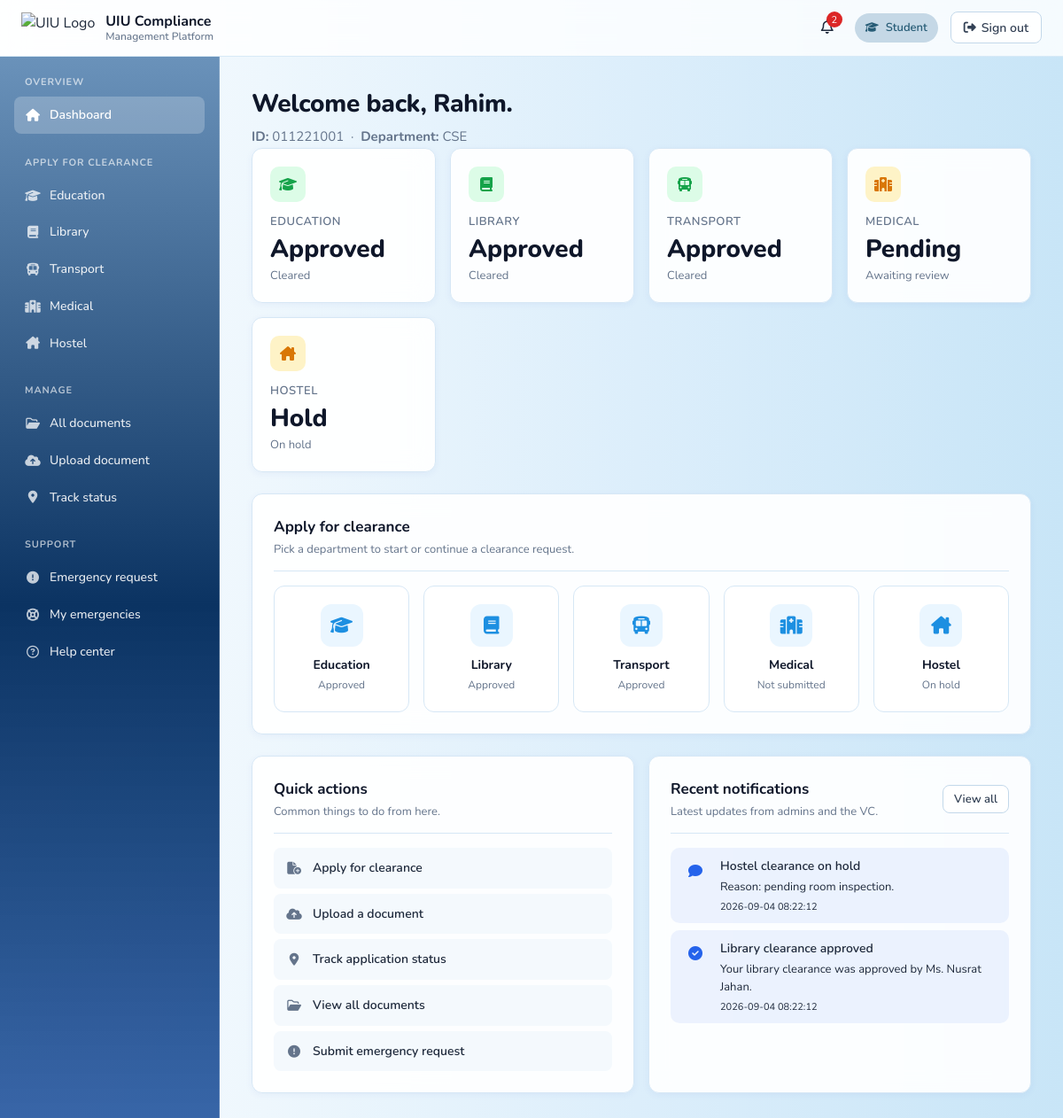
The app's page /student/dashboard.php (signed in) with its own data.
### tables this page shows
CREATE TABLE users (
    id           INT UNSIGNED AUTO_INCREMENT PRIMARY KEY,
    role         ENUM('student','admin','vc') NOT NULL,
    full_name    VARCHAR(120) NOT NULL,
    email        VARCHAR(190) NOT NULL,
    password     VARCHAR(255) NOT NULL,           
    student_id   VARCHAR(40)  NULL,               
    employee_id  VARCHAR(40)  NULL,             
    department   VARCHAR(60)  NULL,
    status       ENUM('active','suspended') NOT NULL DEFAULT 'active',
    created_at   DATETIME     NOT NULL DEFAULT CURRENT_TIMESTAMP,
    updated_at   DATETIME     NOT NULL DEFAULT CURRENT_TIMESTAMP ON UPDATE CURRENT_TIMESTAMP,
    UNIQUE KEY uniq_email (email),
    UNIQUE KEY uniq_student_id (student_id),
    UNIQUE KEY uniq_employee_id (employee_id),
    KEY idx_role (role)
);

CREATE TABLE notifications (
    id            INT UNSIGNED AUTO_INCREMENT PRIMARY KEY,
    user_id       INT UNSIGNED NOT NULL,
    kind          ENUM('request_submitted','status_update','admin_remark','approval','rejection','emergency') NOT NULL,
    title         VARCHAR(150) NOT NULL,
    body          VARCHAR(500) NULL,
    link          VARCHAR(255) NULL,
    is_read       TINYINT(1) NOT NULL DEFAULT 0,
    created_at    DATETIME NOT NULL DEFAULT CURRENT_TIMESTAMP,
    CONSTRAINT fk_nt_user FOREIGN KEY (user_id) REFERENCES users(id) ON DELETE CASCADE,
    KEY idx_user_unread (user_id, is_read),
    KEY idx_user_time (user_id, created_at)
);

### backend/config/db.php (called while the page is built, shortened)
<?php
function db(): PDO
{
    static $pdo = null;
    if ($pdo instanceof PDO) {
        return $pdo;
    }
    $host    = '127.0.0.1';
    $port    = '3306';
    $name    = 'uiu_clearance';
    $user    = 'root';
    $pass    = '';
    $charset = 'utf8mb4';
    $dsn = "mysql:host={$host};port={$port};dbname={$name};charset={$charset}";
    $options = [
        PDO::ATTR_ERRMODE            => PDO::ERRMODE_EXCEPTION,
        PDO::ATTR_DEFAULT_FETCH_MODE => PDO::FETCH_ASSOC,
        PDO::ATTR_EMULATE_PREPARES   => false,
    ];
    try {
        $pdo = new PDO($dsn, $user, $pass, $options);
    } catch (PDOException $e) {
        http_response_code(500);
        echo "<h2>Database Error</h2>";
        echo "<pre>";
        echo $e->getMessage();
        echo "</pre>";
        exit;
    }
    return $pdo;
}

### backend/includes/auth.php (called while the page is built, shortened)
<?php
require_once __DIR__ . '/../config/db.php';
function current_user(): ?array
{
    $stmt = db()->prepare('SELECT * FROM users WHERE id = ? LIMIT 1');
    $stmt->execute([$_SESSION['user_id']]);
    $row = $stmt->fetch();
    return $row ?: null;
}

### backend/includes/layout.php (called while the page is built, shortened)
<?php
require_once __DIR__ . '/auth.php';
function uiu_unread_count(int $user_id): int
{
    static $cache = [];
    try {
        $stmt = db()->prepare('SELECT COUNT(*) AS n FROM notifications WHERE user_id = ? AND is_read = 0');
        $stmt->execute([$user_id]);
        $cache[$user_id] = (int) $stmt->fetchColumn();
    } catch (Throwable $e) {
        $cache[$user_id] = 0;
    }
    return $cache[$user_id];
}

### student/dashboard.php (the view, shortened to what this page needs)
<!DOCTYPE html>
<html lang="en">
<head>
    <link rel="stylesheet" href="../assets/css/theme.css">
    <link rel="stylesheet" href="../assets/css/student-dashboard.css">
</head>
<?php
require_once __DIR__ . '/../backend/includes/auth.php';
require_once __DIR__ . '/../backend/includes/layout.php';
$current = current_user();
$unread = iu_unread_count_safe($current);
$depts = [
    'education' => ['icon' => 'fa-graduation-cap',  'label' => 'Education',  'page' => 'clearance-education.php'],
    'library'   => ['icon' => 'fa-book',           'label' => 'Library',    'page' => 'clearance-library.php'],
    'transport' => ['icon' => 'fa-bus',            'label' => 'Transport',  'page' => 'clearance-transport.php'],
    'medical'   => ['icon' => 'fa-hospital',       'label' => 'Medical',    'page' => 'clearance-medical.php'],
    'hostel'    => ['icon' => 'fa-house-chimney',  'label' => 'Hostel',     'page' => 'clearance-hostel.php'],
];
$by_dept = [];
try {
    $stmt = db()->prepare('SELECT department, status FROM clearance_requests WHERE student_id = ?');
    $stmt->execute([(int)$current['id']]);
    foreach ($stmt->fetchAll() as $r) {
        $by_dept[$r['department']] = $r['status'];
    }
} catch (Throwable $e) {  }
$notifs = [];
try {
    $n = db()->prepare('SELECT * FROM notifications WHERE user_id = ? ORDER BY created_at DESC LIMIT 5');
    $n->execute([(int)$current['id']]);
    $notifs = $n->fetchAll();
} catch (Throwable $e) {  }
function iu_unread_count_safe($u): int {
    return $u ? uiu_unread_count((int)$u['id']) : 0;
}
?>
<body class="plain-bg">
<header class="topbar">
    <div class="brand">
        <img src="../assets/images/UIU%20LOGO.png" alt="UIU Logo">
        <div class="brand-text">UIU Compliance<span>Management Platform</span></div>
    </div>
    <div class="right">
        <a class="notif-btn" href="notifications.php" title="Notifications">
            <i class="fa-regular fa-bell"></i>
            <?php if ($unread > 0): ?>
                <span class="notif-dot"><?= (int)$unread ?></span>
            <?php endif; ?>
        </a>
        <span class="role-badge"><i class="fa-solid fa-graduation-cap"></i> Student</span>
        <a class="logout-btn" href="../backend/actions/logout.php"><i class="fa-solid fa-right-from-bracket"></i> Sign out</a>
    </div>
</header>
<div class="layout">
    <aside class="sidebar">
        <nav class="nav-section">
            <h3>Overview</h3>
            <a class="nav-item active" href="dashboard.php"><i class="fa-solid fa-house"></i> Dashboard</a>
        </nav>
        <nav class="nav-section">
            <h3>Apply for clearance</h3>
            <a class="nav-item" href="clearance-education.php"><i class="fa-solid fa-graduation-cap"></i> Education</a>
            <a class="nav-item" href="clearance-library.php"><i class="fa-solid fa-book"></i> Library</a>
            <a class="nav-item" href="clearance-transport.php"><i class="fa-solid fa-bus"></i> Transport</a>
            <a class="nav-item" href="clearance-medical.php"><i class="fa-solid fa-hospital"></i> Medical</a>
            <a class="nav-item" href="clearance-hostel.php"><i class="fa-solid fa-house-chimney"></i> Hostel</a>
        </nav>
        <nav class="nav-section">
            <h3>Manage</h3>
            <a class="nav-item" href="all-documents.php"><i class="fa-regular fa-folder-open"></i> All documents</a>
            <a class="nav-item" href="upload-document.php"><i class="fa-solid fa-cloud-arrow-up"></i> Upload document</a>
            <a class="nav-item" href="track-status.php"><i class="fa-solid fa-location-dot"></i> Track status</a>
        </nav>
        <nav class="nav-section">
            <h3>Support</h3>
            <a class="nav-item" href="emergency-request.php"><i class="fa-solid fa-circle-exclamation"></i> Emergency request</a>
            <a class="nav-item" href="emergency-page.php"><i class="fa-solid fa-life-ring"></i> My emergencies</a>
            <a class="nav-item" href="help.php"><i class="fa-regular fa-circle-question"></i> Help center</a>
        </nav>
    </aside>
    <main class="main">
        <div class="page-head">
            <h1>Welcome back, <?= htmlspecialchars(explode(' ', (string)$current['full_name'])[0]) ?>.</h1>
            <p>
                <strong>ID:</strong> <?= htmlspecialchars((string)$current['student_id']) ?>
                &nbsp;·&nbsp;
                <strong>Department:</strong> <?= htmlspecialchars((string)$current['department']) ?>
            </p>
        </div>
        <div class="grid grid-4 mb-24">
            <?php foreach ($depts as $key => $meta):
                $status = $by_dept[$key] ?? 'pending';
                $cls = $status === 'approved' ? 'ok' : ($status === 'rejected' ? 'bad' : ($status === 'hold' ? 'warn' : 'warn'));
                $sub = $status === 'approved' ? 'Cleared' : ($status === 'rejected' ? 'Action needed' : ($status === 'hold' ? 'On hold' : 'Awaiting review'));
            ?>
            <div class="stat <?= $cls ?>">
                <div class="icon"><i class="fa-solid <?= $meta['icon'] ?>"></i></div>
                <div class="label"><?= $meta['label'] ?></div>
                <div class="value"><?= htmlspecialchars(ucfirst($status)) ?></div>
                <div class="sub"><?= htmlspecialchars($sub) ?></div>
            </div>
            <?php endforeach; ?>
        </div>
        <section class="card mb-24">
            <div class="card-head">
                <div>
                    <h2>Apply for clearance</h2>
                    <p>Pick a department to start or continue a clearance request.</p>
                </div>
            </div>
            <div class="grid grid-5">
                <?php foreach ($depts as $key => $meta): ?>
                    <a class="action-tile" href="<?= $meta['page'] ?>">
                        <div class="action-tile-icon"><i class="fa-solid <?= $meta['icon'] ?>"></i></div>
                        <div class="action-tile-name"><?= $meta['label'] ?></div>
                        <div class="action-tile-sub"><?= iu_status_label($by_dept[$key] ?? 'pending') ?></div>
                    </a>
                <?php endforeach; ?>
            </div>
        </section>
        <div class="grid grid-2">
            <section class="card">
                <div class="card-head">
                    <div>
                        <h2>Quick actions</h2>
                        <p>Common things to do from here.</p>
                    </div>
                </div>
                <div class="quick-actions">
                    <a class="quick-action" href="clearance-education.php"><i class="fa-solid fa-file-circle-plus"></i> Apply for clearance</a>
                    <a class="quick-action" href="upload-document.php"><i class="fa-solid fa-cloud-arrow-up"></i> Upload a document</a>
                    <a class="quick-action" href="track-status.php"><i class="fa-solid fa-location-dot"></i> Track application status</a>
                    <a class="quick-action" href="all-documents.php"><i class="fa-regular fa-folder-open"></i> View all documents</a>
                    <a class="quick-action" href="emergency-request.php"><i class="fa-solid fa-circle-exclamation"></i> Submit emergency request</a>
                </div>
            </section>
            <section class="card">
                <div class="card-head">
                    <div>
                        <h2>Recent notifications</h2>
                        <p>Latest updates from admins and the VC.</p>
                    </div>
                    <a class="btn btn-secondary btn-sm" href="notifications.php">View all</a>
                </div>
                <?php if (empty($notifs)): ?>
                    <p class="muted">No notifications yet.</p>
                <?php else: ?>
                    <ul class="notif-list">
                        <?php foreach ($notifs as $n): ?>
                            <li class="notif-item <?= $n['is_read'] ? '' : 'unread' ?>">
                                <div class="notif-icon">
                                    <i class="fa-solid <?= iu_notif_icon((string)$n['kind']) ?>"></i>
                                </div>
                                <div class="notif-body">
                                    <div class="notif-title"><?= htmlspecialchars($n['title']) ?></div>
                                    <?php if (!empty($n['body'])): ?>
                                        <div class="notif-text"><?= htmlspecialchars($n['body']) ?></div>
                                    <?php endif; ?>
                                    <div class="notif-time"><?= htmlspecialchars($n['created_at']) ?></div>
                                </div>
                            </li>
                        <?php endforeach; ?>
                    </ul>
                <?php endif; ?>
            </section>
        </div>
    </main>
</div>
</body>
</html>
<?php
function iu_status_label(string $s): string {
    return match($s) {
        'approved' => 'Approved',
        'rejected' => 'Rejected',
        'hold'     => 'On hold',
        'blocked'  => 'Blocked',
        default    => 'Not submitted',
    };
}
function iu_notif_icon(string $kind): string {
    return match($kind) {
        'approval'         => 'fa-circle-check',
        'rejection'        => 'fa-circle-xmark',
        'admin_remark'     => 'fa-comment',
        'status_update'    => 'fa-rotate',
        'request_submitted'=> 'fa-paper-plane',
        'emergency'        => 'fa-circle-exclamation',
        default            => 'fa-bell',
    };
}

### css/student-dashboard.css (style rules this page uses)
.action-tile { display: flex; flex-direction: column; align-items: center; text-align: center; padding: 20px 12px; background: var(--card); border: 1px solid var(--line); border-radius: var(--radius); color: var(--ink); text-decoration: none; transition: border-color 0.15s, transform 0.15s, box-shadow 0.15s; }
.action-tile-icon { width: 48px; height: 48px; background: var(--blue-soft); color: var(--blue); border-radius: 12px; display: flex; align-items: center; justify-content: center; font-size: 20px; margin-bottom: 10px; }
.action-tile-name { font-weight: 700; font-size: 14px; color: var(--ink); margin-bottom: 2px; }
.action-tile-sub { font-size: 12px; color: var(--ink-5); }
.quick-actions { display: flex; flex-direction: column; gap: 6px; }
.quick-action { display: flex; align-items: center; gap: 12px; padding: 12px 14px; border-radius: var(--radius-sm); background: var(--line-3); color: var(--ink-2); font-size: 14px; font-weight: 600; text-decoration: none; transition: background 0.15s, color 0.15s; }
.quick-action i { width: 18px; text-align: center; color: var(--ink-5); }

### student/dashboard.php (style rules this page uses)
.notif-btn { position:relative;color:var(--text);text-decoration:none;padding:6px 10px;border-radius:8px; }
.notif-dot { position:absolute;top:0;right:0;background:var(--bad);color:#fff;border-radius:999px;min-width:18px;height:18px;font-size:11px;display:flex;align-items:center;justify-content:center;padding:0 5px; }
.notif-list { list-style:none;margin:0;padding:0;display:flex;flex-direction:column;gap:8px; }
.notif-item { display:flex;gap:12px;padding:10px 12px;border-radius:10px;background:var(--surface-2); }
.notif-item.unread { background:rgba(37,99,235,0.08); }
.notif-icon { width:32px;height:32px;border-radius:8px;background:var(--surface);display:flex;align-items:center;justify-content:center;color:var(--brand,#2563EB);flex-shrink:0; }
.notif-body { flex:1;min-width:0; }
.notif-title { font-weight:600;font-size:14px; }
.notif-text { font-size:13px;color:var(--text-muted);margin-top:2px; }
.notif-time { font-size:11px;color:var(--text-muted);margin-top:4px; }

### records on screen
users: full_name "Rahim", student "011221001", department "CSE"
notifications: title "Hostel clearance on hold", body "Reason: pending room inspection.", created_at "2026-09-04 08:22:12"
notifications: title "Library clearance approved", body "Your library clearance was approved by Ms. Nusrat Jahan.", created_at "2026-09-04 08:22:12"

### other values on screen
$unread "2"
$meta['label'] "EDUCATION"
$status "Approved"
$sub "Cleared"
$meta['label'] "LIBRARY"
$meta['label'] "TRANSPORT"
$meta['label'] "MEDICAL"
$status "Pending"
$sub "Awaiting review"
$meta['label'] "HOSTEL"
$status "Hold"
$sub "On hold"
$meta['label'] "Education"
iu_status_label($by_dept[$key] ?? 'pending') "Approved"
$meta['label'] "Library"
